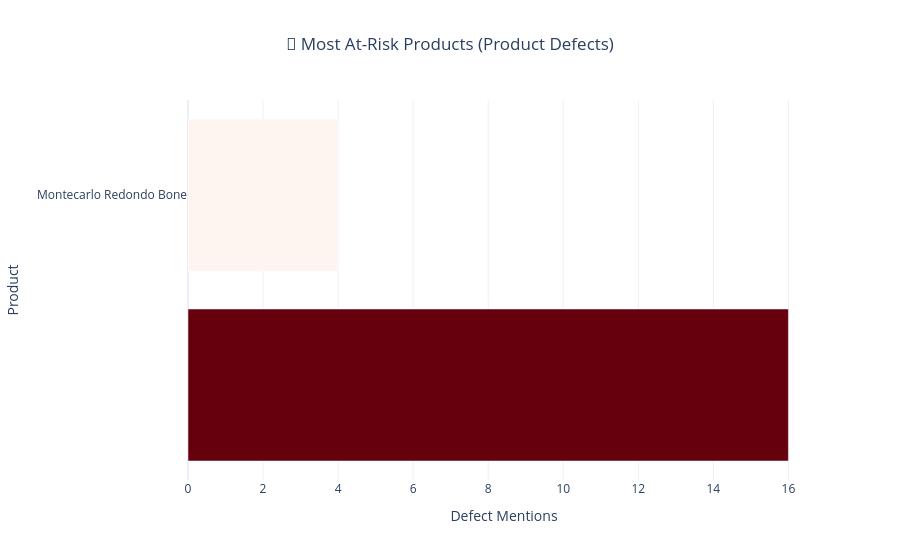

Source (notebook cell):
### Code cell
# Chart 2 — Defects vs Service Issues (Radar Results)
from collections import Counter

defect_counts = Counter(defects).most_common(8)
products = [x[0].replace('Sanitario ', '') for x in defect_counts]
counts = [x[1] for x in defect_counts]

fig = px.bar(
    x=counts, y=products,
    orientation='h',
    title='🚨 Most At-Risk Products (Product Defects)',
    labels={'x': 'Defect Mentions', 'y': 'Product'},
    color=counts,
    color_continuous_scale='Reds',
    template='plotly_white'
)
fig.update_layout(title_x=0.5, showlegend=False, coloraxis_showscale=False)
fig.show()

### Figure 1 — Plotly figure (JSON) as saved in the notebook; plotly's stock layout.template omitted (floating-point values rounded to 4 significant figures)
{"data": [{"hovertemplate": "Defect Mentions=%{x}<br>Product=%{y}<br>color=%{marker.color}<extra></extra>", "legendgroup": "", "marker": {"color": [16, 4], "coloraxis": "coloraxis", "pattern": {"shape": ""}}, "name": "", "orientation": "h", "showlegend": false, "textposition": "auto", "type": "bar", "x": [16, 4], "xaxis": "x", "y": ["", "Montecarlo Redondo Bone"], "yaxis": "y"}], "layout": {"barmode": "relative", "coloraxis": {"colorbar": {"title": {"text": "color"}}, "colorscale": [[0, "rgb(255,245,240)"], [0.125, "rgb(254,224,210)"], [0.25, "rgb(252,187,161)"], [0.375, "rgb(252,146,114)"], [0.5, "rgb(251,106,74)"], [0.625, "rgb(239,59,44)"], [0.75, "rgb(203,24,29)"], [0.875, "rgb(165,15,21)"], [1, "rgb(103,0,13)"]], "showscale": false}, "legend": {"tracegroupgap": 0}, "showlegend": false, "title": {"text": "🚨 Most At-Risk Products (Product Defects)", "x": 0.5}, "xaxis": {"anchor": "y", "domain": [0, 1], "title": {"text": "Defect Mentions"}}, "yaxis": {"anchor": "x", "domain": [0, 1], "title": {"text": "Product"}}}}
